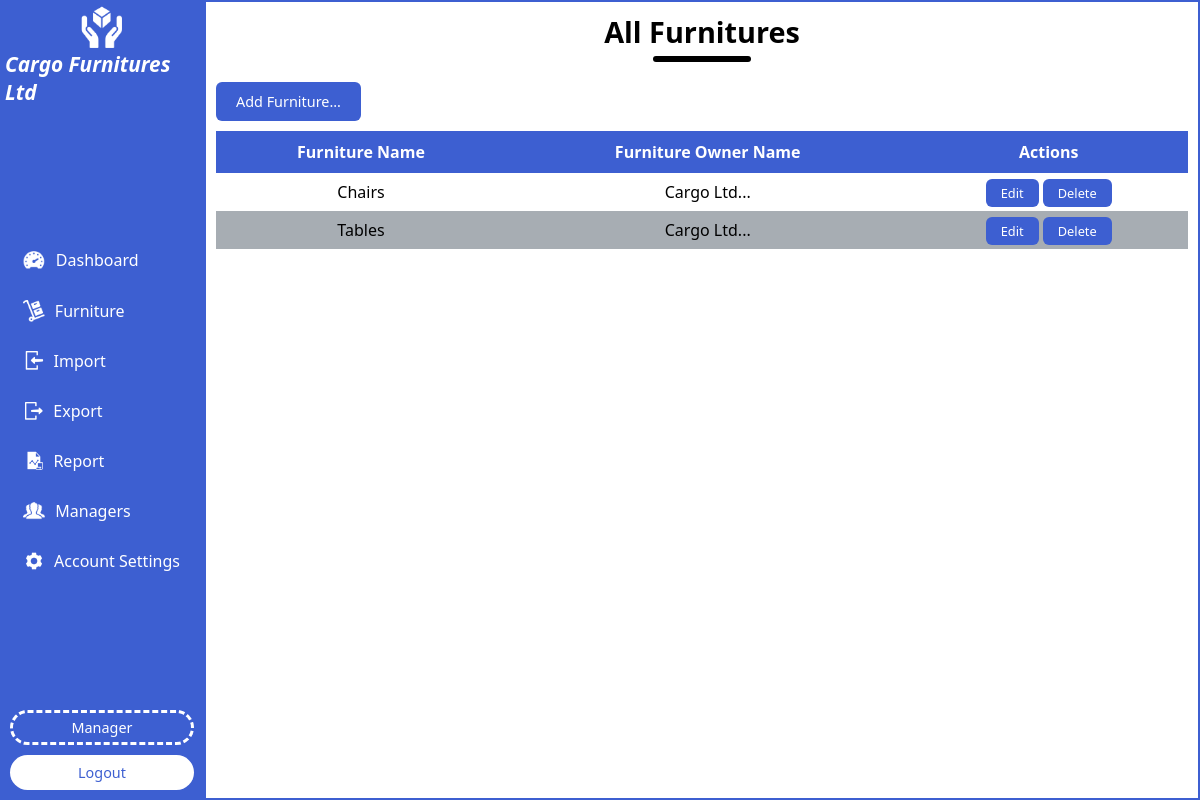
Page /furnitures.php (signed in) on the earlier database version.
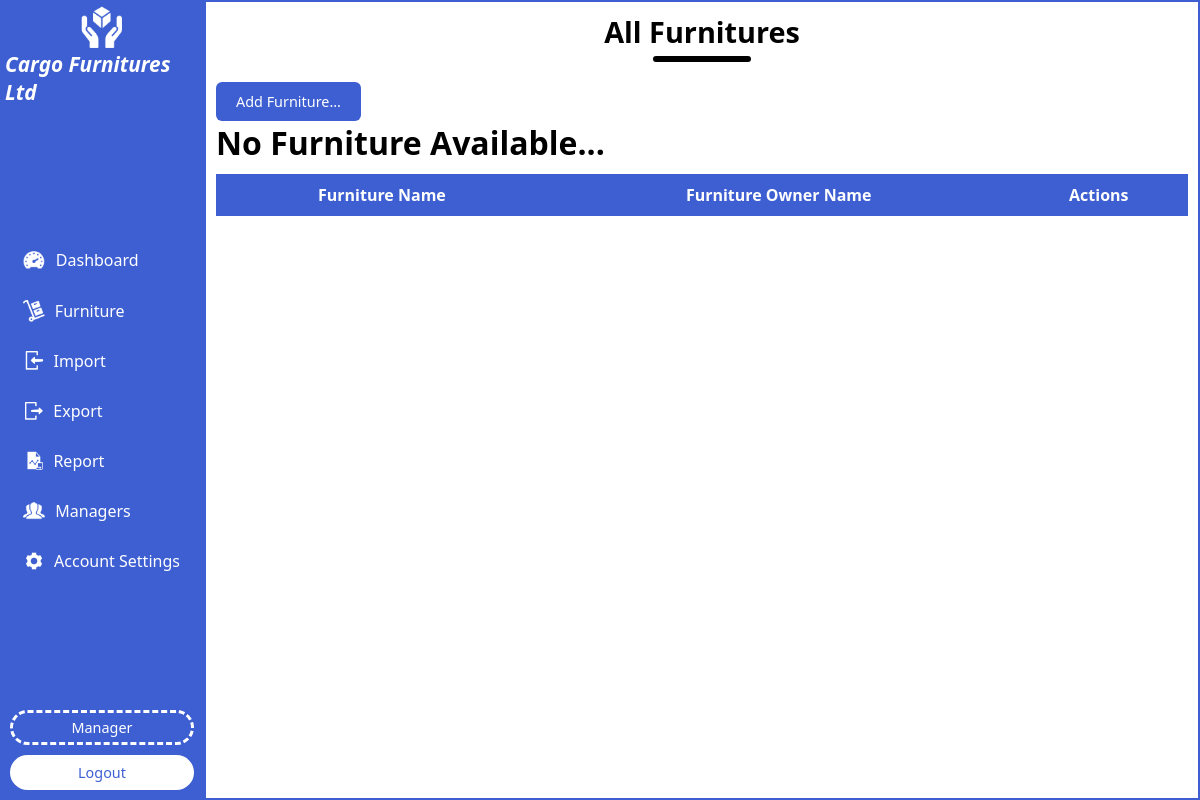
Same page on the later database version.
### tables this page shows
CREATE TABLE `furniture` (
  `furniture_id` int(11) NOT NULL,
  `furniture_name` varchar(40) NOT NULL,
  `furniture_owner_name` varchar(40) NOT NULL
);

### furnitures.php (the view, shortened to what this page needs)
<?php
include("session.php");
?>
<!DOCTYPE html>
<html lang="en">
<head>
    <link rel="stylesheet" href="style.css">
</head>
<body>
    <div class="dashboard-container">
        <?php
            include("sidebar.php");
        ?>
        <div class="dashboard-right">
            <div class="right-title">
                <h1>All Furnitures</h1>
                <div class="line"></div>
            </div>
            <div class="right-content">
                <div class="buttons">
                    <a href="add_furniture.php">Add Furniture...</a>
                </div>
                <table>
                    <tr>
                        <th>Furniture Name</th>
                        <th>Furniture Owner Name</th>
                        <th>Actions</th>
                    </tr>
                    <?php
                    $select=$con->query("SELECT * FROM `furniture`");
                    if(mysqli_num_rows($select) > 0){
                    while($row = mysqli_fetch_assoc($select)){
                    ?>
                    <tr>
                        <td><?php echo $row['furniture_name'];?></td>
                        <td><?php echo $row['furniture_owner_name'];?></td>
                        <td>
                            <a href="edit_furniture.php?furniture_id=<?php echo $row['furniture_id'];?>">Edit</a>
                            <a href="delete_furniture.php?furniture_id=<?php echo $row['furniture_id'];?>">Delete</a>
                        </td>
                    </tr>
                    <?php
                    }
                    }
                    else{
                        echo "<h1>No Furniture Available...</h1>";
                    }
                    ?>
                </table>
            </div>
        </div>
    </div>
</body>
</html>

Differences in the rows shown:
removed furniture: furniture_name "Chairs", furniture_owner_name "Cargo Ltd..."
removed furniture: furniture_name "Tables", furniture_owner_name "Cargo Ltd..."
Other differences:
text now shown: "No Furniture Available..."
